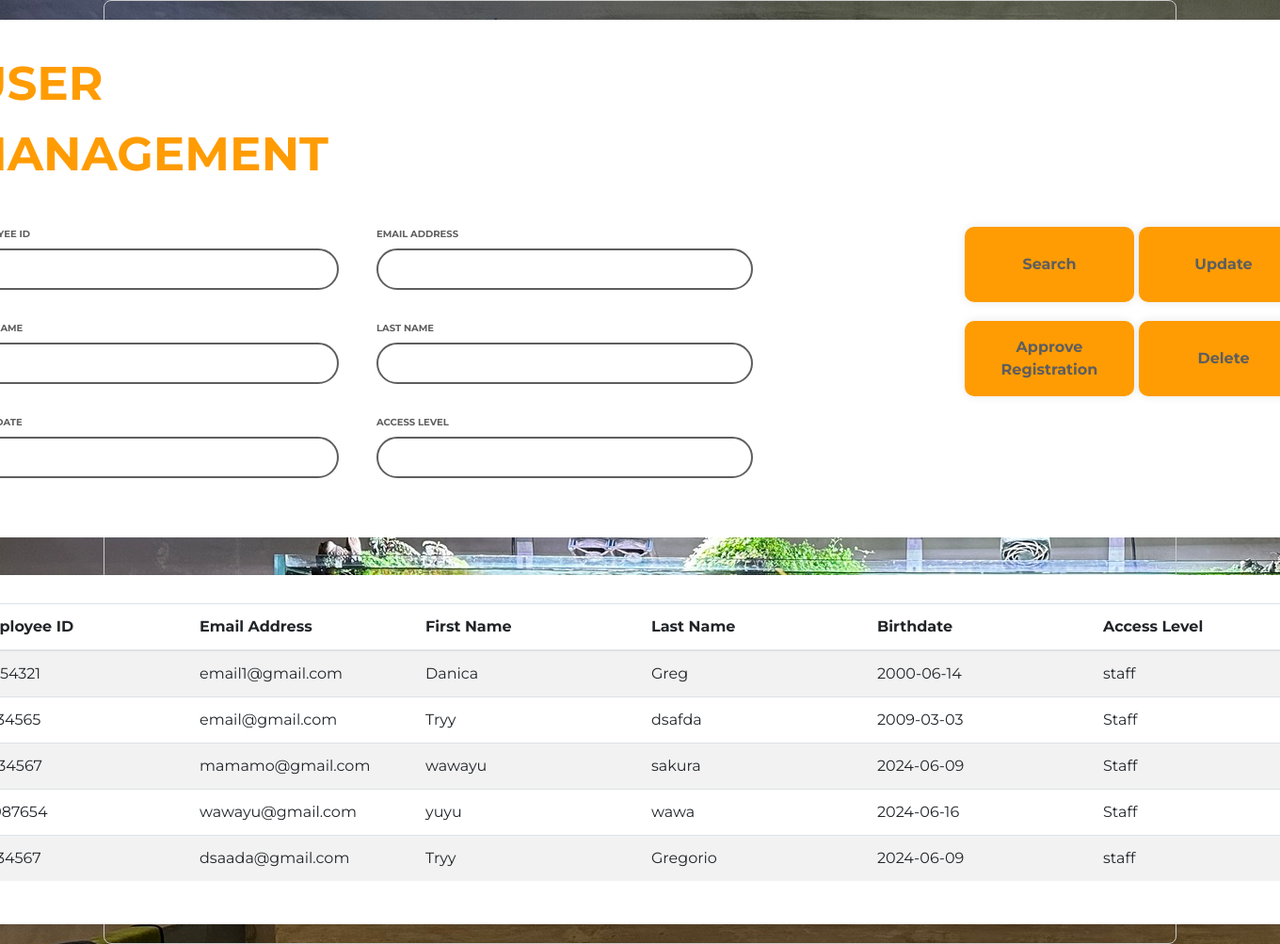
Page /usermgmt on the earlier database version.
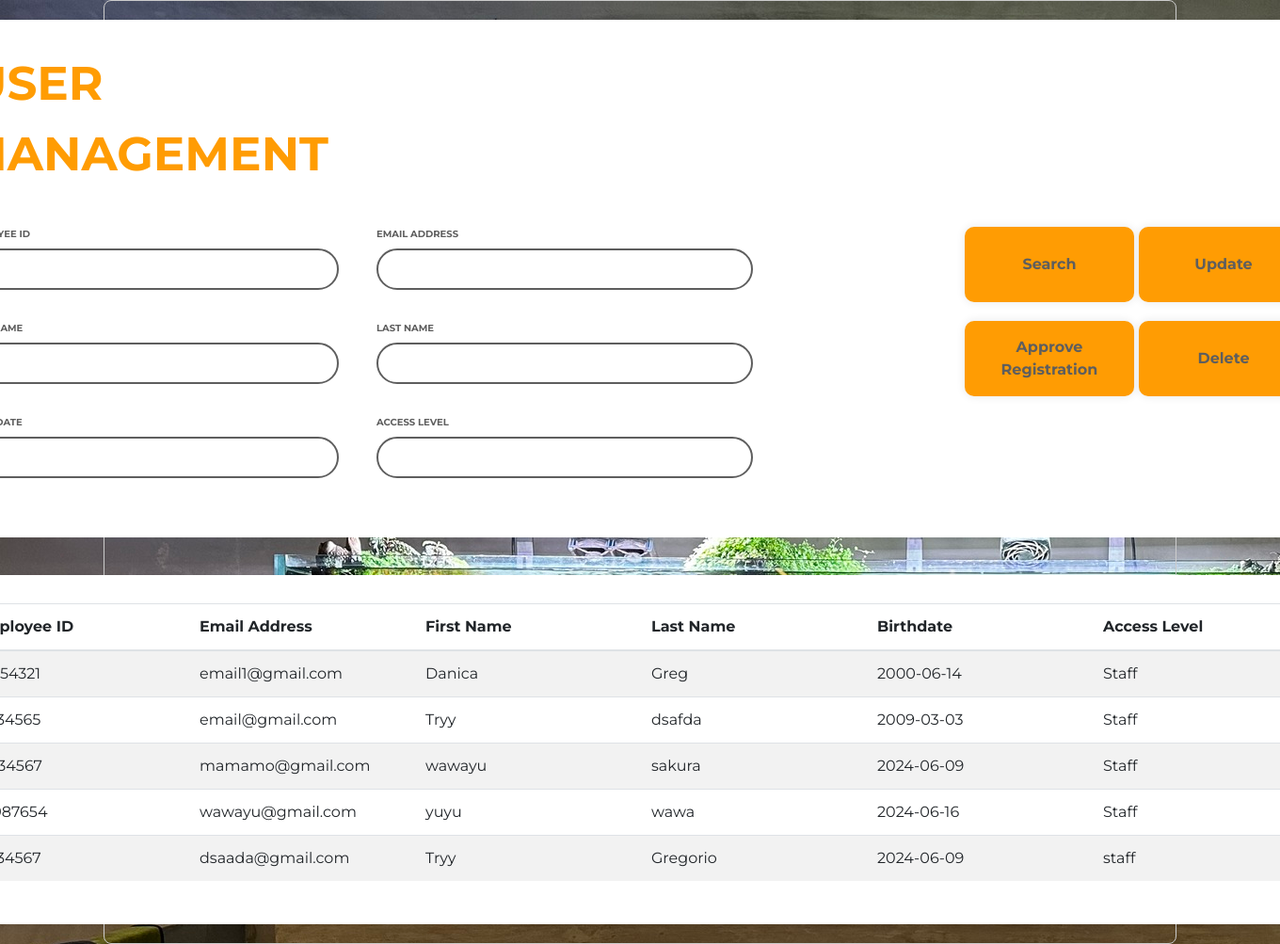
Same page on the later database version.
### website/models.py (models this page shows, shortened)
class User(db.Model, UserMixin):
    eid = db.Column(db.String(8), primary_key=True, unique=True, nullable=False)
    first_name = db.Column(db.String(150), nullable=False)
    last_name = db.Column(db.String(150), nullable=False)
    email = db.Column(db.String(150), unique=True, nullable=False)
    password = db.Column(db.String(150), nullable=False)
    bday = db.Column(db.String(150), nullable=False)
    access = db.Column(db.String(150), nullable=False)

### website/usermanagement.py (the view)
@usermanagement.route('/usermgmt')
def UserPage():
        users = User.query.all()
        return render_template("usermanagement.html", users=users)

### website/templates/usermanagement.html (shortened to what this page needs)
<!DOCTYPE html>
<html lang="en">
<head>
    <link rel="stylesheet" href="../static/inventory.css">
    <link href='https://unpkg.com/boxicons@2.1.4/css/boxicons.min.css' rel='stylesheet'>
    <link rel="stylesheet" href="https://stackpath.bootstrapcdn.com/bootstrap/4.4.1/css/bootstrap.min.css"
/>
    <link rel="stylesheet" href="https://code.jquery.com/ui/1.12.1/themes/base/jquery-ui.css">
</head>
<body>
<div class="container">
    <form method="POST">
        <div class="wrapper">
            <div >
                <span class="a1 ml-2">USER MANAGEMENT</span>
            </div>
            <div>
            </div>
            <div>
            </div>
            <div class="merge-row">
            </div>
            <div class="input-box">
                <label>EMPLOYEE ID</label>
                <input type="text" id="eid" name="eid">
            </div>
            <div class="input-box">
                <label>EMAIL ADDRESS</label>
                <input type="text" id="email" name="email">
            </div>
            <div>
            </div>
            <div>
                <button type="btnSearch" class="btn btn-block btnSearch" onclick="searchUsers(); return false;">Search</button>
            </div>
            <div>
                <button type="btnUpdate" class="btn btn-block btnUpdate" onclick="updateUser(); return false;">Update</button>
            </div>
            <div class="input-box">
                <label>FIRST NAME</label>
                <input type="text" id="first_name" name="first_name">
            </div>
            <div class="input-box">
                <label>LAST NAME</label>
                <input type="text" id="last_name" name="last_name">
            </div>
            <div></div>
            <div>
                <button type="btnAprv" class="btn btn-block btnAprv" onclick="approveUser(); return false;">Approve Registration</button>
            </div>
            <div>
                <button type="btnDelete" class="btn btn-block btnDelete" onclick="deleteUser(); return false;">Delete</button>
            </div>
            <div class="input-box">
                <label>BIRTH DATE</label>
                <input type="text" id="bday" name="bday">
            </div>
            <div class="input-box">
                <label>ACCESS LEVEL</label>
                <input type="text" id="access" name="access">
            </div>
        </div>
    </form>
    <form method="GET">
        <div class="table-wrapper">
            <div class="table-responsive">
                <table class="table table-striped usertable">
                    <thead>
                        <tr>
                            <th scope="col">Employee ID</th>
                            <th scope="col">Email Address</th>
                            <th scope="col">First Name</th>
                            <th scope="col">Last Name</th>
                            <th scope="col">Birthdate</th>
                            <th scope="col">Access Level</th>
                        </tr>
                    </thead>
                    <tbody>
                        {% for user in users %}
                        <tr onclick="selectRow('{{ user.eid }}')" >
                            <td>{{ user.eid }}</td>
                            <td>{{ user.email }}</td>
                            <td>{{ user.first_name }}</td>
                            <td>{{ user.last_name }}</td>
                            <td>{{ user.bday }}</td>
                            <td>{{ user.access }}</td>
                        </tr>
                        {% endfor %}
                    </tbody>
                </table>
            </div>
        </div>
    </form>
</div>
</body>
</html>

### website/static/inventory.css (style rules this page uses)
body { font-family: 'Montserrat', sans-serif; }
.a1 { font-family: 'Montserrat', sans-serif; font-weight: 700; font-size: 50px; transform: translateY(0%) }
* { margin: 0; padding: 0; box-sizing: border-box; font-family: "Montserrat", sans-serif; }
body { display: flex; justify-content: center; align-items: center; min-height: 100vh; background: url("background1.jpg"); }
.container { display: flex; flex-direction: column; align-items: center; margin: 20px; }
.container { width: 100%; max-width: 800px; margin: 0 auto; padding: 20px; border: 1px solid #ccc; border-radius: 8px; }
.table { width: 100%; table-layout: fixed; }
.merge-row { margin-top: 30px; grid-column: span 2; text-align: right; white-space: nowrap; display: flex; flex-direction: column; overflow: hidden; align-items: flex-end; }
.wrapper { display: grid; grid-template-columns: 400px 400px 145px 145px 145px; grid-template-rows: 150px 60px 60px 100px; gap: 40px; background: #FFFFFF; color: #ff9c03; border-radius: 10px; padding: 30px; width: 1500px; margin-bottom: 20px; }
.wrapper .btn { width: 180px; height: 80px; background: #ff9c03; border: none; outline: none; border-radius: 10px; box-shadow: 0 0 10px rgba(0, 0, 0, 0.1); cursor: pointer; font-size: 16px; color: #5e5e5e; font-weight: 700; margin-top: 0px; margin-bottom: 50px; }
.input-box { position: relative; width: 100%; height: 30px; }
.input-box label { display: block; font-size: 10px; margin-bottom: 8px; font-weight: 700; color: #5e5e5e; }
.input-box input { width: 100%; height: 100%; background: transparent; border: none; outline: none; border: 2px solid #5e5e5e; border-radius: 40px; font-size: 14px; color: #5e5e5e; padding: 20px; padding-right: 40px; }
.table-wrapper { grid-template-columns: 1fr; grid-template-rows: auto; width: 100%; width: 1500px; background: #FFFFFF; color: #333; border-radius: 10px; padding: 30px; box-shadow: 0 0 10px rgba(0, 0, 0, 0.1); margin-top: 20px; }
.table-responsive { overflow-x: auto; }

Differences in the rows shown:
changed User "email1@gmail.com": access "staff" → "Staff"
